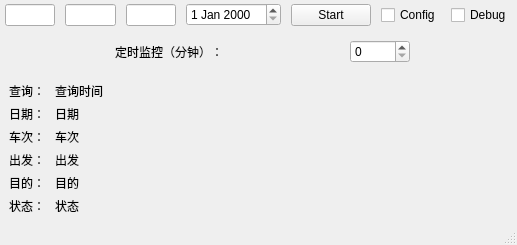
<?xml version="1.0" encoding="UTF-8"?>
<ui version="4.0">
 <class>MainWindow</class>
 <widget class="QMainWindow" name="MainWindow">
  <property name="geometry">
   <rect>
    <x>0</x>
    <y>0</y>
    <width>517</width>
    <height>245</height>
   </rect>
  </property>
  <property name="windowTitle">
   <string>MainWindow</string>
  </property>
  <widget class="QWidget" name="centralwidget">
   <layout class="QVBoxLayout" name="verticalLayout">
    <property name="spacing">
     <number>10</number>
    </property>
    <property name="leftMargin">
     <number>0</number>
    </property>
    <property name="topMargin">
     <number>0</number>
    </property>
    <property name="rightMargin">
     <number>0</number>
    </property>
    <property name="bottomMargin">
     <number>0</number>
    </property>
    <item>
     <widget class="QWidget" name="widget_TripsConfig" native="true">
      <property name="minimumSize">
       <size>
        <width>0</width>
        <height>30</height>
       </size>
      </property>
      <property name="maximumSize">
       <size>
        <width>16777215</width>
        <height>30</height>
       </size>
      </property>
      <layout class="QHBoxLayout" name="horizontalLayout">
       <property name="spacing">
        <number>10</number>
       </property>
       <property name="leftMargin">
        <number>5</number>
       </property>
       <property name="topMargin">
        <number>0</number>
       </property>
       <property name="rightMargin">
        <number>5</number>
       </property>
       <property name="bottomMargin">
        <number>0</number>
       </property>
       <item>
        <widget class="QLineEdit" name="lineEdit_From"/>
       </item>
       <item>
        <widget class="QLineEdit" name="lineEdit_To"/>
       </item>
       <item>
        <widget class="QLineEdit" name="lineEdit_Code"/>
       </item>
       <item>
        <widget class="QDateEdit" name="dateEdit_Day"/>
       </item>
       <item>
        <widget class="QPushButton" name="pushButton_Doit">
         <property name="text">
          <string>Start</string>
         </property>
        </widget>
       </item>
       <item>
        <widget class="QCheckBox" name="checkBox_Config">
         <property name="text">
          <string>Config</string>
         </property>
        </widget>
       </item>
       <item>
        <widget class="QCheckBox" name="checkBox_Debug">
         <property name="text">
          <string>Debug</string>
         </property>
        </widget>
       </item>
      </layout>
     </widget>
    </item>
    <item>
     <widget class="QWidget" name="widget_QueryConfig" native="true">
      <property name="maximumSize">
       <size>
        <width>16777215</width>
        <height>40</height>
       </size>
      </property>
      <layout class="QHBoxLayout" name="horizontalLayout_2">
       <property name="spacing">
        <number>10</number>
       </property>
       <property name="leftMargin">
        <number>10</number>
       </property>
       <property name="topMargin">
        <number>0</number>
       </property>
       <property name="rightMargin">
        <number>0</number>
       </property>
       <property name="bottomMargin">
        <number>0</number>
       </property>
       <item>
        <widget class="QLabel" name="label_QueryTime">
         <property name="maximumSize">
          <size>
           <width>120</width>
           <height>16777215</height>
          </size>
         </property>
         <property name="text">
          <string>定时监控（分钟）：</string>
         </property>
        </widget>
       </item>
       <item>
        <widget class="QSpinBox" name="spinBox_QueryTimeData">
         <property name="maximumSize">
          <size>
           <width>60</width>
           <height>16777215</height>
          </size>
         </property>
        </widget>
       </item>
      </layout>
     </widget>
    </item>
    <item>
     <layout class="QVBoxLayout" name="verticalLayout_Result">
      <item>
       <widget class="QWidget" name="widget_Result" native="true">
        <property name="maximumSize">
         <size>
          <width>16777215</width>
          <height>150</height>
         </size>
        </property>
        <layout class="QGridLayout" name="gridLayout">
         <item row="4" column="0">
          <widget class="QLabel" name="label_Dest">
           <property name="text">
            <string>目的：</string>
           </property>
          </widget>
         </item>
         <item row="3" column="2">
          <widget class="QLabel" name="label_SourceDate">
           <property name="text">
            <string>出发</string>
           </property>
          </widget>
         </item>
         <item row="5" column="2">
          <widget class="QLabel" name="label_StatusDate">
           <property name="maximumSize">
            <size>
             <width>16777215</width>
             <height>30</height>
            </size>
           </property>
           <property name="text">
            <string>状态</string>
           </property>
          </widget>
         </item>
         <item row="2" column="2">
          <widget class="QLabel" name="label_CodeDate">
           <property name="maximumSize">
            <size>
             <width>16777215</width>
             <height>30</height>
            </size>
           </property>
           <property name="text">
            <string>车次</string>
           </property>
          </widget>
         </item>
         <item row="3" column="0">
          <widget class="QLabel" name="label_Source">
           <property name="text">
            <string>出发：</string>
           </property>
          </widget>
         </item>
         <item row="5" column="0">
          <widget class="QLabel" name="label_Status">
           <property name="maximumSize">
            <size>
             <width>40</width>
             <height>30</height>
            </size>
           </property>
           <property name="text">
            <string>状态：</string>
           </property>
          </widget>
         </item>
         <item row="1" column="0">
          <widget class="QLabel" name="label_Day">
           <property name="text">
            <string>日期：</string>
           </property>
          </widget>
         </item>
         <item row="4" column="2">
          <widget class="QLabel" name="label_DestDate">
           <property name="text">
            <string>目的</string>
           </property>
          </widget>
         </item>
         <item row="2" column="0">
          <widget class="QLabel" name="label_Code">
           <property name="maximumSize">
            <size>
             <width>40</width>
             <height>30</height>
            </size>
           </property>
           <property name="text">
            <string>车次：</string>
           </property>
          </widget>
         </item>
         <item row="1" column="2">
          <widget class="QLabel" name="label_DayDate">
           <property name="text">
            <string>日期</string>
           </property>
          </widget>
         </item>
         <item row="0" column="0">
          <widget class="QLabel" name="label_Time">
           <property name="text">
            <string>查询：</string>
           </property>
          </widget>
         </item>
         <item row="0" column="2">
          <widget class="QLabel" name="label_TimeDate">
           <property name="text">
            <string>查询时间</string>
           </property>
          </widget>
         </item>
        </layout>
       </widget>
      </item>
     </layout>
    </item>
   </layout>
  </widget>
  <widget class="QMenuBar" name="menubar">
   <property name="geometry">
    <rect>
     <x>0</x>
     <y>0</y>
     <width>517</width>
     <height>23</height>
    </rect>
   </property>
  </widget>
  <widget class="QStatusBar" name="statusbar"/>
 </widget>
 <resources/>
 <connections/>
</ui>
